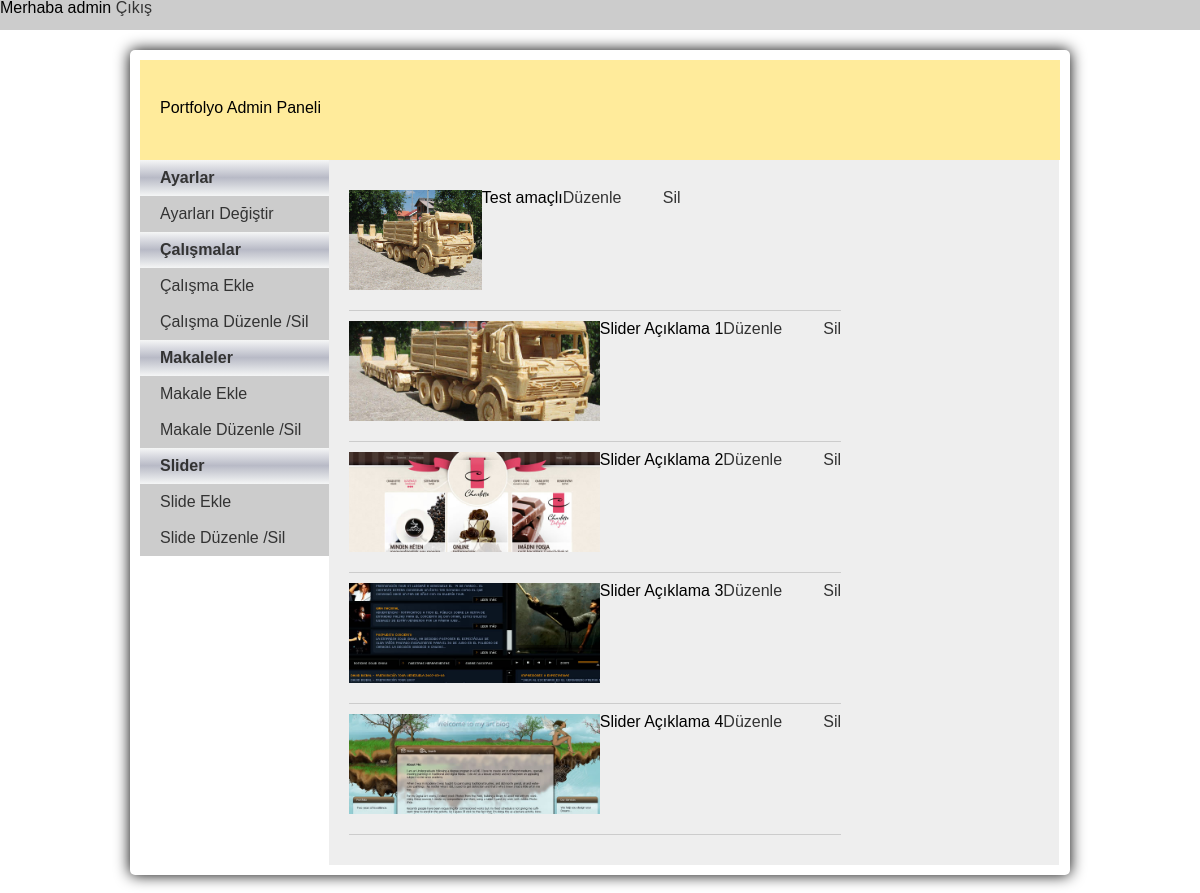
Before: /admin/index.php?page=slideduzenle (signed in) with the older database file.
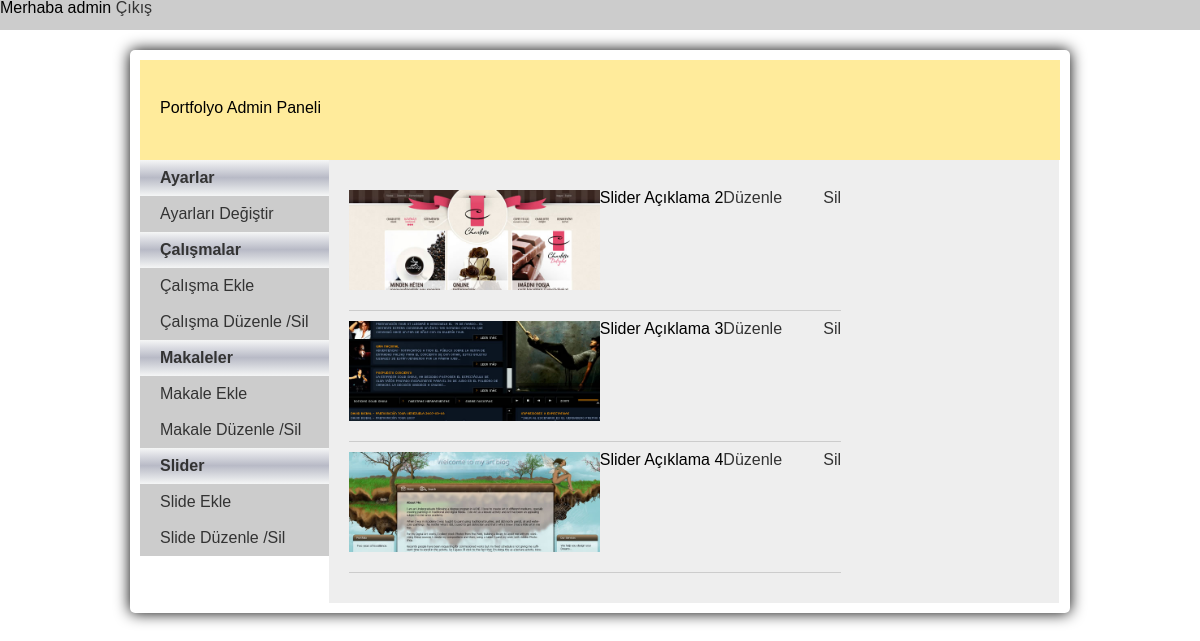
After: the same page with the newer database file.
### tables this page shows
CREATE TABLE IF NOT EXISTS `slider` (
  `slider_id` int(11) NOT NULL AUTO_INCREMENT,
  `slider_img` varchar(255) DEFAULT NULL,
  `slider_desc` varchar(255) DEFAULT NULL,
  PRIMARY KEY (`slider_id`)
);

### admin/inc/slider_duzenle_sil.php (the view, shortened to what this page needs)
<table>
	<?php
		$sorgu=mysql_query("SELECT * from slider");
		while($slider=mysql_fetch_assoc($sorgu)){
	?>
	<tr style="border-bottom:1px solid #CCCCCC; padding-bottom: 20px; margin: 10px 0; display: block;">
		<td>
			<img src="<?=assets."slider/".$slider['slider_img']?>" height="100" align="left" />
			<?=substr($slider['slider_desc'],0,100)?> <br/>
		</td>
		<td width="100" valign="middle"><a href="">Düzenle</a></td>
		<td valign="middle">
			<a class="sil-btn" href="javascript:void(0)" data-id="<?=$slider['slider_id']?>">Sil</a></td>
	</tr>
	<?php
		}
	?>
</table>

Changed rows visible on the page:
removed slider: slider_img (picture), slider_desc "Test amaçlı"
removed slider: slider_img (picture), slider_desc "Slider Açıklama 1"
